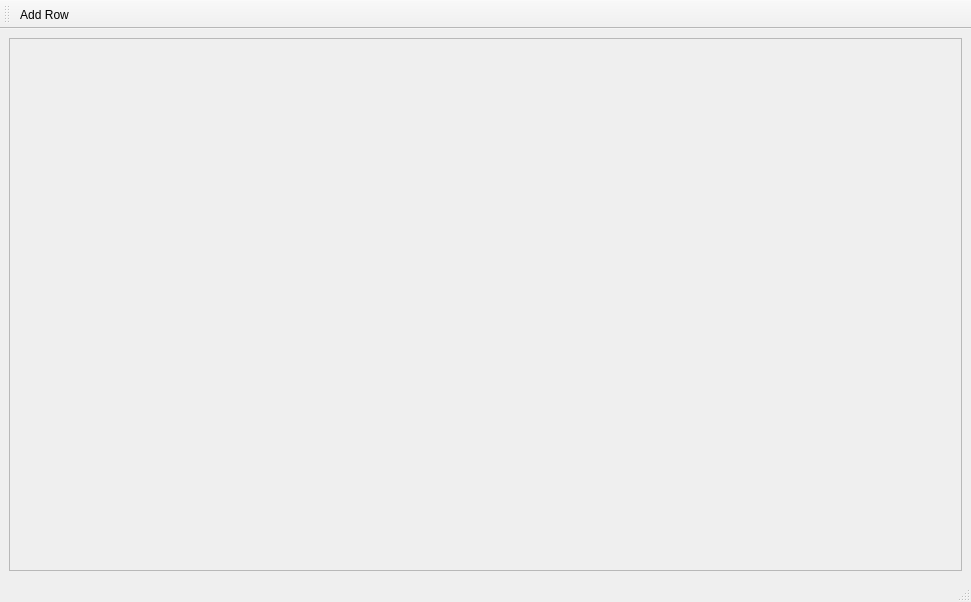
<?xml version="1.0" encoding="UTF-8"?>
<ui version="4.0">
 <class>MainWindow</class>
 <widget class="QMainWindow" name="MainWindow">
  <property name="geometry">
   <rect>
    <x>0</x>
    <y>0</y>
    <width>971</width>
    <height>602</height>
   </rect>
  </property>
  <property name="windowTitle">
   <string>Multi-Input Audio Recorder</string>
  </property>
  <widget class="QWidget" name="centralwidget">
   <layout class="QVBoxLayout" name="verticalLayout">
    <item>
     <widget class="QScrollArea" name="scrollArea">
      <property name="widgetResizable">
       <bool>true</bool>
      </property>
      <widget class="QWidget" name="scrollAreaWidgetContents">
       <property name="geometry">
        <rect>
         <x>0</x>
         <y>0</y>
         <width>951</width>
         <height>502</height>
        </rect>
       </property>
       <layout class="QVBoxLayout" name="verticalLayout_3">
        <item>
         <layout class="QVBoxLayout" name="audioRecordersLayout"/>
        </item>
       </layout>
      </widget>
     </widget>
    </item>
   </layout>
  </widget>
  <widget class="QMenuBar" name="menubar">
   <property name="geometry">
    <rect>
     <x>0</x>
     <y>0</y>
     <width>971</width>
     <height>27</height>
    </rect>
   </property>
  </widget>
  <widget class="QStatusBar" name="statusbar"/>
  <widget class="QToolBar" name="toolBar">
   <property name="windowTitle">
    <string>toolBar</string>
   </property>
   <attribute name="toolBarArea">
    <enum>TopToolBarArea</enum>
   </attribute>
   <attribute name="toolBarBreak">
    <bool>false</bool>
   </attribute>
   <addaction name="actionAddRow"/>
  </widget>
  <action name="actionAddRow">
   <property name="text">
    <string>Add Row</string>
   </property>
   <property name="toolTip">
    <string>Add Row</string>
   </property>
  </action>
  <action name="actionRemove_Row">
   <property name="text">
    <string>Remove Row</string>
   </property>
  </action>
 </widget>
 <resources/>
 <connections/>
</ui>
